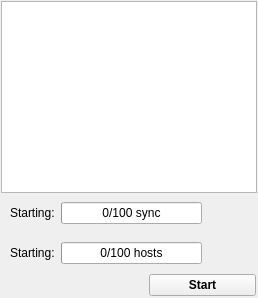
  <widget class="QDockWidget" name="networkDock">
   <property name="sizePolicy">
    <sizepolicy hsizetype="Preferred" vsizetype="Expanding">
     <horstretch>0</horstretch>
     <verstretch>1</verstretch>
    </sizepolicy>
   </property>
   <property name="features">
    <set>QDockWidget::DockWidgetFloatable|QDockWidget::DockWidgetMovable</set>
   </property>
   <property name="allowedAreas">
    <set>Qt::LeftDockWidgetArea|Qt::RightDockWidgetArea</set>
   </property>
   <property name="windowTitle">
    <string>ROS &amp;Network</string>
   </property>
   <attribute name="dockWidgetArea">
    <number>1</number>
   </attribute>
   <widget class="QWidget" name="dockWidgetContents_1">
    <layout class="QVBoxLayout" name="verticalLayout_3">
     <property name="spacing">
      <number>0</number>
     </property>
     <property name="leftMargin">
      <number>1</number>
     </property>
     <property name="topMargin">
      <number>1</number>
     </property>
     <property name="rightMargin">
      <number>1</number>
     </property>
     <property name="bottomMargin">
      <number>1</number>
     </property>
     <item>
      <widget class="QTableView" name="masterTableView">
       <property name="editTriggers">
        <set>QAbstractItemView::NoEditTriggers</set>
       </property>
       <property name="alternatingRowColors">
        <bool>true</bool>
       </property>
       <property name="selectionMode">
        <enum>QAbstractItemView::SingleSelection</enum>
       </property>
       <property name="selectionBehavior">
        <enum>QAbstractItemView::SelectRows</enum>
       </property>
       <property name="horizontalScrollMode">
        <enum>QAbstractItemView::ScrollPerPixel</enum>
       </property>
       <property name="showGrid">
        <bool>false</bool>
       </property>
       <property name="sortingEnabled">
        <bool>true</bool>
       </property>
       <property name="wordWrap">
        <bool>false</bool>
       </property>
       <attribute name="horizontalHeaderVisible">
        <bool>false</bool>
       </attribute>
       <attribute name="horizontalHeaderMinimumSectionSize">
        <number>15</number>
       </attribute>
       <attribute name="horizontalHeaderStretchLastSection">
        <bool>true</bool>
       </attribute>
       <attribute name="verticalHeaderVisible">
        <bool>false</bool>
       </attribute>
       <attribute name="verticalHeaderDefaultSectionSize">
        <number>25</number>
       </attribute>
       <attribute name="verticalHeaderMinimumSectionSize">
        <number>15</number>
       </attribute>
      </widget>
     </item>
     <item>
      <widget class="QFrame" name="progressFrame_sync">
       <property name="frameShape">
        <enum>QFrame::NoFrame</enum>
       </property>
       <property name="frameShadow">
        <enum>QFrame::Plain</enum>
       </property>
       <property name="lineWidth">
        <number>0</number>
       </property>
       <layout class="QHBoxLayout" name="horizontalLayout_7">
        <item>
         <widget class="QLabel" name="progressLabel_sync">
          <property name="text">
           <string>Starting:</string>
          </property>
         </widget>
        </item>
        <item>
         <widget class="QProgressBar" name="progressBar_sync">
          <property name="value">
           <number>0</number>
          </property>
          <property name="format">
           <string>%v/%m sync</string>
          </property>
         </widget>
        </item>
        <item>
         <widget class="QPushButton" name="progressCancelButton_sync">
          <property name="flat">
           <bool>true</bool>
          </property>
         </widget>
        </item>
       </layout>
      </widget>
     </item>
     <item>
      <widget class="QFrame" name="progressFrame">
       <property name="frameShape">
        <enum>QFrame::NoFrame</enum>
       </property>
       <property name="frameShadow">
        <enum>QFrame::Plain</enum>
       </property>
       <property name="lineWidth">
        <number>0</number>
       </property>
       <layout class="QHBoxLayout" name="horizontalLayout_5">
        <item>
         <widget class="QLabel" name="progressLabel">
          <property name="text">
           <string>Starting:</string>
          </property>
         </widget>
        </item>
        <item>
         <widget class="QProgressBar" name="progressBar">
          <property name="value">
           <number>0</number>
          </property>
          <property name="format">
           <string>%v/%m hosts</string>
          </property>
         </widget>
        </item>
        <item>
         <widget class="QPushButton" name="progressCancelButton">
          <property name="flat">
           <bool>true</bool>
          </property>
         </widget>
        </item>
       </layout>
      </widget>
     </item>
     <item>
      <widget class="QWidget" name="networkControlWidget" native="true">
       <layout class="QHBoxLayout" name="horizontalLayout">
        <property name="spacing">
         <number>1</number>
        </property>
        <property name="leftMargin">
         <number>1</number>
        </property>
        <property name="topMargin">
         <number>1</number>
        </property>
        <property name="rightMargin">
         <number>1</number>
        </property>
        <property name="bottomMargin">
         <number>1</number>
        </property>
        <item>
         <widget class="QPushButton" name="refreshAllButton">
          <property name="sizePolicy">
           <sizepolicy hsizetype="Fixed" vsizetype="Fixed">
            <horstretch>0</horstretch>
            <verstretch>0</verstretch>
           </sizepolicy>
          </property>
          <property name="maximumSize">
           <size>
            <width>48</width>
            <height>25</height>
           </size>
          </property>
          <property name="toolTip">
           <string>Requests the master status from all robots</string>
          </property>
          <property name="flat">
           <bool>true</bool>
          </property>
         </widget>
        </item>
        <item>
         <widget class="QPushButton" name="discoveryButton">
          <property name="sizePolicy">
           <sizepolicy hsizetype="Fixed" vsizetype="Fixed">
            <horstretch>0</horstretch>
            <verstretch>0</verstretch>
           </sizepolicy>
          </property>
          <property name="maximumSize">
           <size>
            <width>48</width>
            <height>16777215</height>
           </size>
          </property>
          <property name="toolTip">
           <string>&lt;!DOCTYPE HTML PUBLIC &quot;-//W3C//DTD HTML 4.0//EN&quot; &quot;http://www.w3.org/TR/REC-html40/strict.dtd&quot;&gt;
&lt;html&gt;&lt;head&gt;&lt;meta name=&quot;qrichtext&quot; content=&quot;1&quot; /&gt;&lt;style type=&quot;text/css&quot;&gt;
p, li { white-space: pre-wrap; }
&lt;/style&gt;&lt;/head&gt;&lt;body style=&quot; font-family:'Ubuntu'; font-size:9pt; font-weight:400; font-style:normal;&quot;&gt;
&lt;p style=&quot; margin-top:0px; margin-bottom:0px; margin-left:0px; margin-right:0px; -qt-block-indent:0; text-indent:0px;&quot;&gt;Discover the multimaster networks&lt;/p&gt;&lt;/body&gt;&lt;/html&gt;</string>
          </property>
          <property name="whatsThis">
           <string>&lt;!DOCTYPE HTML PUBLIC &quot;-//W3C//DTD HTML 4.0//EN&quot; &quot;http://www.w3.org/TR/REC-html40/strict.dtd&quot;&gt;
&lt;html&gt;&lt;head&gt;&lt;meta name=&quot;qrichtext&quot; content=&quot;1&quot; /&gt;&lt;style type=&quot;text/css&quot;&gt;
p, li { white-space: pre-wrap; }
&lt;/style&gt;&lt;/head&gt;&lt;body style=&quot; font-family:'Noto Sans'; font-size:9pt; font-weight:400; font-style:normal;&quot;&gt;
&lt;p style=&quot; margin-top:0px; margin-bottom:0px; margin-left:0px; margin-right:0px; -qt-block-indent:0; text-indent:0px;&quot;&gt;&lt;span style=&quot; font-family:'Ubuntu';&quot;&gt;Launches the a network discovery dialog. This scan the networks {0..99} for running master_discovery nodes and allows an easy join to this networks.&lt;/span&gt;&lt;/p&gt;
&lt;p style=&quot;-qt-paragraph-type:empty; margin-top:0px; margin-bottom:0px; margin-left:0px; margin-right:0px; -qt-block-indent:0; text-indent:0px; font-family:'Ubuntu';&quot;&gt;&lt;br /&gt;&lt;/p&gt;
&lt;p style=&quot; margin-top:0px; margin-bottom:0px; margin-left:0px; margin-right:0px; -qt-block-indent:0; text-indent:0px;&quot;&gt;&lt;span style=&quot; font-family:'Ubuntu';&quot;&gt;/!\ This currently does not work, if &lt;/span&gt;&lt;span style=&quot; font-family:'Ubuntu'; font-weight:600;&quot;&gt;zeroconf&lt;/span&gt;&lt;span style=&quot; font-family:'Ubuntu';&quot;&gt; nodes is used for discovering.&lt;/span&gt;&lt;/p&gt;&lt;/body&gt;&lt;/html&gt;</string>
          </property>
          <property name="text">
           <string/>
          </property>
          <property name="flat">
           <bool>true</bool>
          </property>
         </widget>
        </item>
        <item>
         <widget class="QPushButton" name="masterLogButton">
          <property name="sizePolicy">
           <sizepolicy hsizetype="Fixed" vsizetype="Fixed">
            <horstretch>0</horstretch>
            <verstretch>0</verstretch>
           </sizepolicy>
          </property>
          <property name="maximumSize">
           <size>
            <width>48</width>
            <height>16777215</height>
           </size>
          </property>
          <property name="toolTip">
           <string>&lt;!DOCTYPE HTML PUBLIC &quot;-//W3C//DTD HTML 4.0//EN&quot; &quot;http://www.w3.org/TR/REC-html40/strict.dtd&quot;&gt;
&lt;html&gt;&lt;head&gt;&lt;meta name=&quot;qrichtext&quot; content=&quot;1&quot; /&gt;&lt;style type=&quot;text/css&quot;&gt;
p, li { white-space: pre-wrap; }
&lt;/style&gt;&lt;/head&gt;&lt;body style=&quot; font-family:'Ubuntu'; font-size:9pt; font-weight:400; font-style:normal;&quot;&gt;
&lt;p style=&quot; margin-top:0px; margin-bottom:0px; margin-left:0px; margin-right:0px; -qt-block-indent:0; text-indent:0px;&quot;&gt;Show log of master_discovery for selected hosts&lt;/p&gt;&lt;/body&gt;&lt;/html&gt;</string>
          </property>
          <property name="whatsThis">
           <string>&lt;!DOCTYPE HTML PUBLIC &quot;-//W3C//DTD HTML 4.0//EN&quot; &quot;http://www.w3.org/TR/REC-html40/strict.dtd&quot;&gt;
&lt;html&gt;&lt;head&gt;&lt;meta name=&quot;qrichtext&quot; content=&quot;1&quot; /&gt;&lt;style type=&quot;text/css&quot;&gt;
p, li { white-space: pre-wrap; }
&lt;/style&gt;&lt;/head&gt;&lt;body style=&quot; font-family:'Noto Sans'; font-size:9pt; font-weight:400; font-style:normal;&quot;&gt;
&lt;p style=&quot; margin-top:0px; margin-bottom:0px; margin-left:0px; margin-right:0px; -qt-block-indent:0; text-indent:0px;&quot;&gt;&lt;span style=&quot; font-family:'Ubuntu';&quot;&gt;Launches the a network discovery dialog. This scan the networks {0..99} for running master_discovery nodes and allows an easy join to this networks.&lt;/span&gt;&lt;/p&gt;
&lt;p style=&quot;-qt-paragraph-type:empty; margin-top:0px; margin-bottom:0px; margin-left:0px; margin-right:0px; -qt-block-indent:0; text-indent:0px; font-family:'Ubuntu';&quot;&gt;&lt;br /&gt;&lt;/p&gt;
&lt;p style=&quot; margin-top:0px; margin-bottom:0px; margin-left:0px; margin-right:0px; -qt-block-indent:0; text-indent:0px;&quot;&gt;&lt;span style=&quot; font-family:'Ubuntu';&quot;&gt;/!\&lt;/span&gt;&lt;span style=&quot; font-family:'Ubuntu';&quot;&gt; This currently does not work, if &lt;/span&gt;&lt;span style=&quot; font-family:'Ubuntu'; font-weight:600;&quot;&gt;zeroconf&lt;/span&gt;&lt;span style=&quot; font-family:'Ubuntu';&quot;&gt; nodes is used for discovering.&lt;/span&gt;&lt;/p&gt;&lt;/body&gt;&lt;/html&gt;</string>
          </property>
          <property name="text">
           <string/>
          </property>
          <property name="flat">
           <bool>true</bool>
          </property>
         </widget>
        </item>
        <item>
         <widget class="QPushButton" name="startRobotButton">
          <property name="font">
           <font>
            <weight>75</weight>
            <italic>false</italic>
            <bold>true</bold>
           </font>
          </property>
          <property name="toolTip">
           <string>&lt;!DOCTYPE HTML PUBLIC &quot;-//W3C//DTD HTML 4.0//EN&quot; &quot;http://www.w3.org/TR/REC-html40/strict.dtd&quot;&gt;
&lt;html&gt;&lt;head&gt;&lt;meta name=&quot;qrichtext&quot; content=&quot;1&quot; /&gt;&lt;style type=&quot;text/css&quot;&gt;
p, li { white-space: pre-wrap; }
&lt;/style&gt;&lt;/head&gt;&lt;body style=&quot; font-family:'Ubuntu'; font-size:9pt; font-weight:400; font-style:normal;&quot;&gt;
&lt;p style=&quot; margin-top:0px; margin-bottom:0px; margin-left:0px; margin-right:0px; -qt-block-indent:0; text-indent:0px;&quot;&gt;Starts the &lt;span style=&quot; font-weight:600;&quot;&gt;master_discovery&lt;/span&gt; node on the given host &lt;span style=&quot; font-weight:600;&quot;&gt;Ctrl+R&lt;/span&gt;&lt;/p&gt;&lt;/body&gt;&lt;/html&gt;</string>
          </property>
          <property name="whatsThis">
           <string>&lt;!DOCTYPE HTML PUBLIC &quot;-//W3C//DTD HTML 4.0//EN&quot; &quot;http://www.w3.org/TR/REC-html40/strict.dtd&quot;&gt;
&lt;html&gt;&lt;head&gt;&lt;meta name=&quot;qrichtext&quot; content=&quot;1&quot; /&gt;&lt;style type=&quot;text/css&quot;&gt;
p, li { white-space: pre-wrap; }
&lt;/style&gt;&lt;/head&gt;&lt;body style=&quot; font-family:'Noto Sans'; font-size:9pt; font-weight:600; font-style:normal;&quot;&gt;
&lt;p style=&quot; margin-top:0px; margin-bottom:0px; margin-left:0px; margin-right:0px; -qt-block-indent:0; text-indent:0px;&quot;&gt;&lt;span style=&quot; font-family:'Ubuntu'; font-weight:400;&quot;&gt;Initiate the discovery process . The discovery node can also be started on a remote host. Click on the Start button and enter the &lt;/span&gt;&lt;span style=&quot; font-family:'Ubuntu';&quot;&gt;hostname&lt;/span&gt;&lt;span style=&quot; font-family:'Ubuntu'; font-weight:400;&quot;&gt; or &lt;/span&gt;&lt;span style=&quot; font-family:'Ubuntu';&quot;&gt;IP address&lt;/span&gt;&lt;span style=&quot; font-family:'Ubuntu'; font-weight:400;&quot;&gt;. Additionally, you can enter a &lt;/span&gt;&lt;span style=&quot; font-family:'Ubuntu';&quot;&gt;network number (0..99)&lt;/span&gt;&lt;span style=&quot; font-family:'Ubuntu'; font-weight:400;&quot;&gt; to create your own multi robot network. Thus you avoid the redundant synchronization to non-participant robots. The roscore will be run automatically via SSH if it is not currently available.&lt;/span&gt;&lt;/p&gt;
&lt;p style=&quot;-qt-paragraph-type:empty; margin-top:0px; margin-bottom:0px; margin-left:0px; margin-right:0px; -qt-block-indent:0; text-indent:0px; font-family:'Ubuntu'; font-weight:400;&quot;&gt;&lt;br /&gt;&lt;/p&gt;
&lt;p style=&quot; margin-top:0px; margin-bottom:0px; margin-left:0px; margin-right:0px; -qt-block-indent:0; text-indent:0px;&quot;&gt;&lt;span style=&quot; font-family:'Ubuntu'; font-weight:400;&quot;&gt;Shortcut: &lt;/span&gt;&lt;span style=&quot; font-family:'Ubuntu';&quot;&gt;Strg+R&lt;/span&gt;&lt;/p&gt;
&lt;p style=&quot;-qt-paragraph-type:empty; margin-top:0px; margin-bottom:0px; margin-left:0px; margin-right:0px; -qt-block-indent:0; text-indent:0px; font-family:'Ubuntu';&quot;&gt;&lt;br /&gt;&lt;/p&gt;
&lt;p style=&quot; margin-top:0px; margin-bottom:0px; margin-left:0px; margin-right:0px; -qt-block-indent:0; text-indent:0px;&quot;&gt;&lt;span style=&quot; font-family:'Ubuntu';&quot;&gt;/!\&lt;/span&gt;&lt;span style=&quot; font-family:'Ubuntu'; font-weight:400;&quot;&gt; This runs a &lt;/span&gt;&lt;span style=&quot; font-family:'Ubuntu';&quot;&gt;master_discovery&lt;/span&gt;&lt;span style=&quot; font-family:'Ubuntu'; font-weight:400;&quot;&gt; node. Change the &lt;/span&gt;&lt;span style=&quot; font-family:'Ubuntu';&quot;&gt;discovery type&lt;/span&gt;&lt;span style=&quot; font-family:'Ubuntu'; font-weight:400;&quot;&gt; to &lt;/span&gt;&lt;span style=&quot; font-family:'Ubuntu'; font-style:italic;&quot;&gt;zeroconf&lt;/span&gt;&lt;span style=&quot; font-family:'Ubuntu'; font-weight:400;&quot;&gt; to use zeroconf for discovery. In this case some features are not available. &lt;/span&gt;&lt;/p&gt;
&lt;p style=&quot;-qt-paragraph-type:empty; margin-top:0px; margin-bottom:0px; margin-left:0px; margin-right:0px; -qt-block-indent:0; text-indent:0px; font-family:'Ubuntu'; font-weight:400;&quot;&gt;&lt;br /&gt;&lt;/p&gt;
&lt;p style=&quot; margin-top:0px; margin-bottom:0px; margin-left:0px; margin-right:0px; -qt-block-indent:0; text-indent:0px;&quot;&gt;&lt;span style=&quot; font-family:'Ubuntu';&quot;&gt;/!\&lt;/span&gt;&lt;span style=&quot; font-family:'Ubuntu'; font-weight:400;&quot;&gt; If no multicast communication is available use the run dialog in host description panel to run &lt;/span&gt;&lt;span style=&quot; font-family:'Ubuntu';&quot;&gt;master_discovery&lt;/span&gt;&lt;span style=&quot; font-family:'Ubuntu'; font-weight:400;&quot;&gt; and sets the &lt;/span&gt;&lt;span style=&quot; font-family:'Ubuntu';&quot;&gt;static hosts&lt;/span&gt;&lt;span style=&quot; font-family:'Ubuntu'; font-weight:400;&quot;&gt; parameter to the list of availabele hosts separeted by comma. This also increases the network load!&lt;/span&gt;&lt;/p&gt;&lt;/body&gt;&lt;/html&gt;</string>
          </property>
          <property name="text">
           <string>Start</string>
          </property>
          <property name="shortcut">
           <string>Ctrl+R</string>
          </property>
         </widget>
        </item>
       </layout>
      </widget>
     </item>
    </layout>
   </widget>
  </widget>
